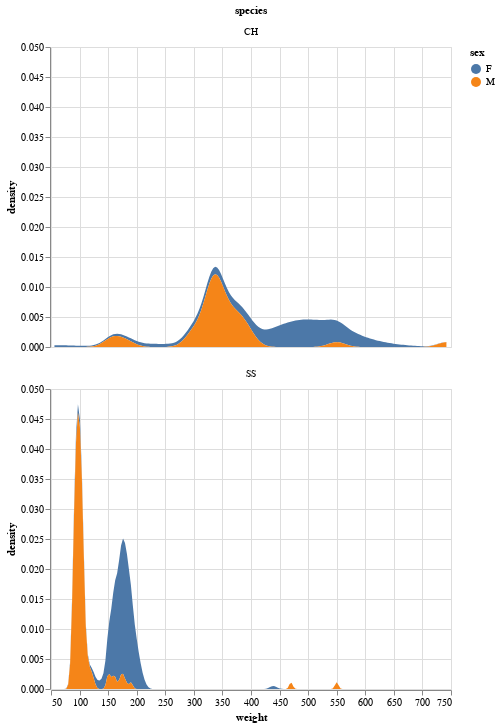

The cell this chart's notebook holds for it:
### Markdown cell above
### Question 5

<div class="alert alert-info" style="color:black">

The faceting helped to distinguish the major peaks in the distribution of hawk weights,
but it seems like there are still two small peaks within each of the faceted plots!

Explore the remaining categorical variables by encoding them in the color channel
   and see if you can find one that corresponds to the minor peaks.

</div>

_Points:_ 8

### Code cell
density_facets_color = alt.Chart(hawks).transform_density(
    'weight',
    groupby=['species', "sex"],
    as_=['weight', 'density'],
).mark_area().encode(
    x="weight:Q",
    y='density:Q',
    color = "sex"
).facet(
    'species',
    columns=1
)
# Show the plot
density_facets_color

### Figure 1 — Vega-Lite specification as saved in the notebook (floating-point values rounded to 4 significant figures; data arrays with more than 128 entries replaced by an {"elided": "..."} marker saying what was removed)
{"$schema": "https://vega.github.io/schema/vega-lite/v4.17.0.json", "columns": 1, "config": {"view": {"continuousHeight": 300, "continuousWidth": 400}}, "data": {"name": "data-805c8845f54453ded61c4b4309b6593e"}, "datasets": {"data-805c8845f54453ded61c4b4309b6593e": {"elided": "314 records"}}, "facet": {"field": "species", "type": "nominal"}, "spec": {"encoding": {"color": {"field": "sex", "type": "nominal"}, "x": {"field": "weight", "type": "quantitative"}, "y": {"field": "density", "type": "quantitative"}}, "mark": "area", "transform": [{"as": ["weight", "density"], "density": "weight", "groupby": ["species", "sex"]}]}}
